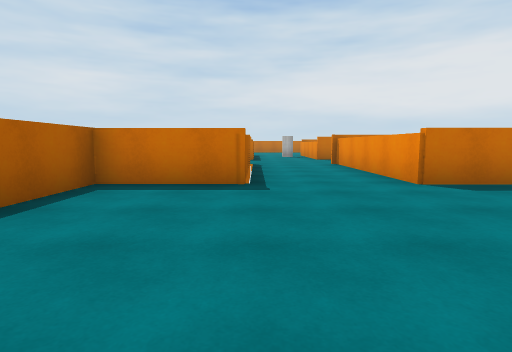
View 1 (above)

21 first-person views from a walk through a 3-D level made in the Unity game engine. The camera is 1.2 m above the floor, tilts 6° down and sees 80° across. The floor is counted in squares, 2 m on a side. Each view is taken from the middle of a square. On the plan, view 1 faces up. The plan holds only what a view shows up to about 9 squares ahead; the rest is blank. The player character is not drawn. Surface patterns are stand-ins for the level's own textures.

View 2
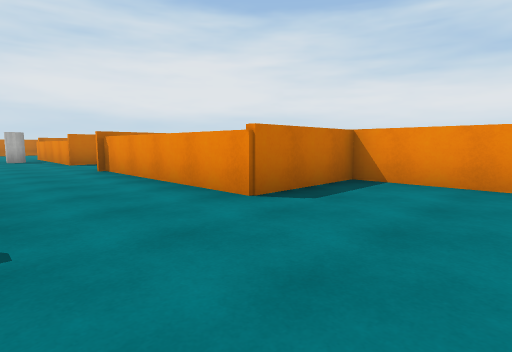

View 3
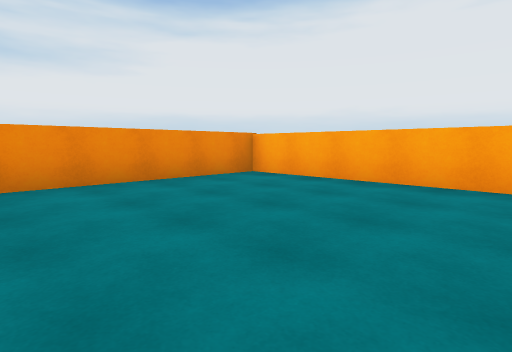

View 4
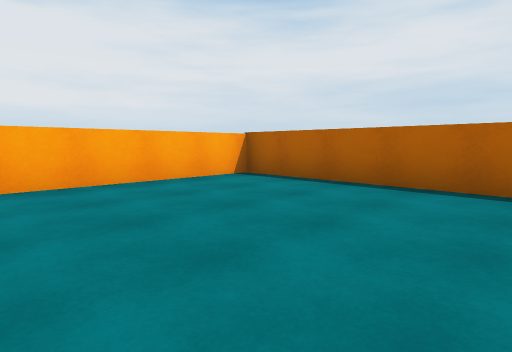

View 5
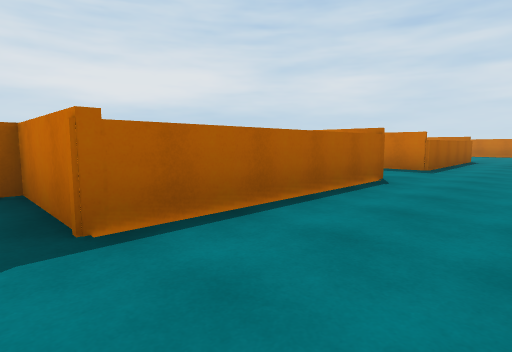

View 6
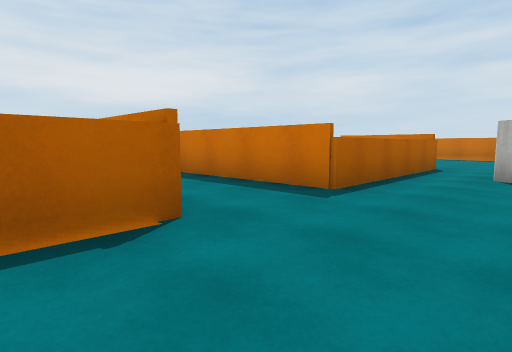

View 7
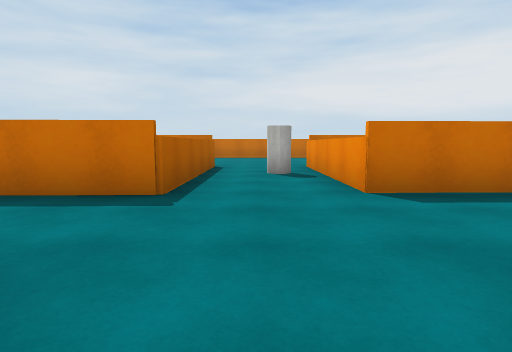

View 8
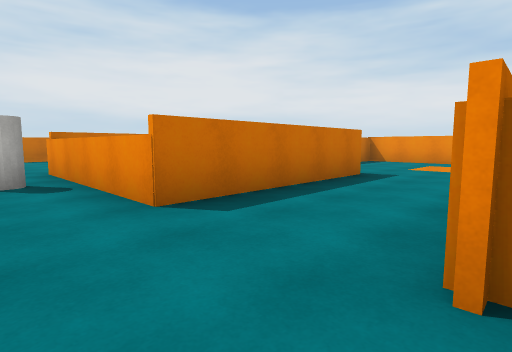

View 9
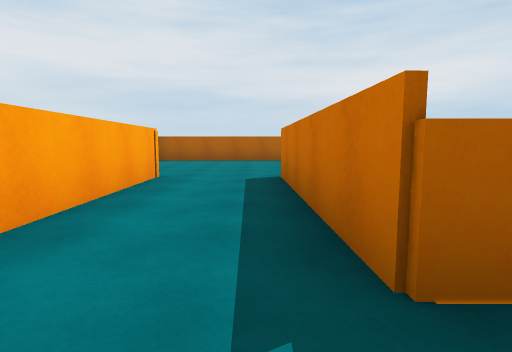

View 10
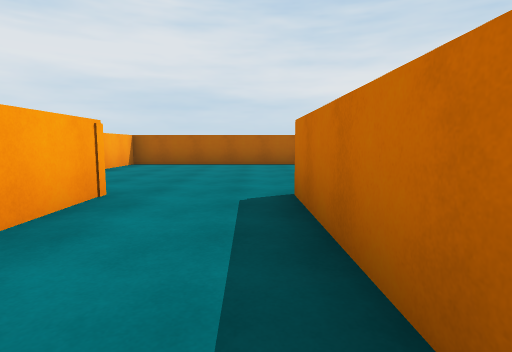

View 11
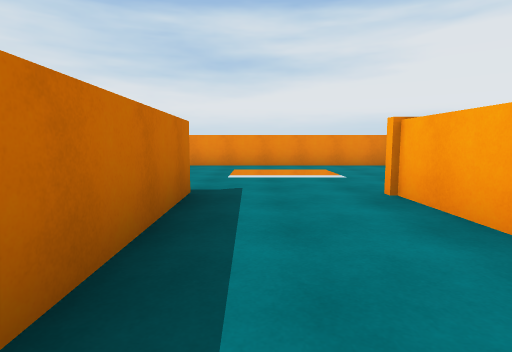

View 12
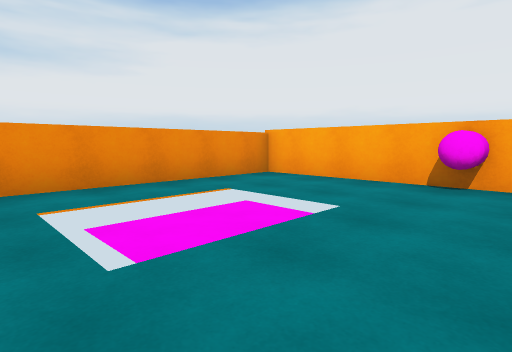

View 13
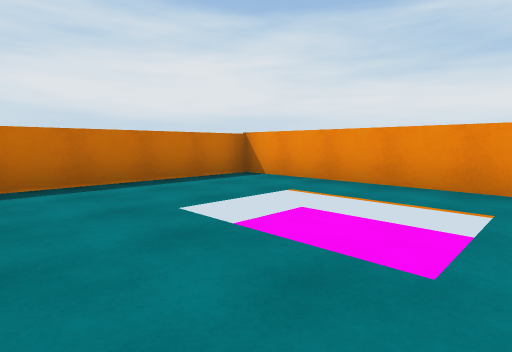

View 14
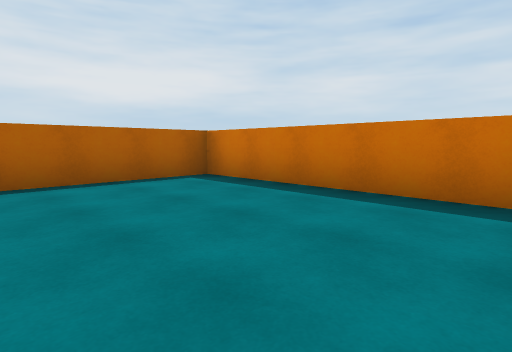

View 15
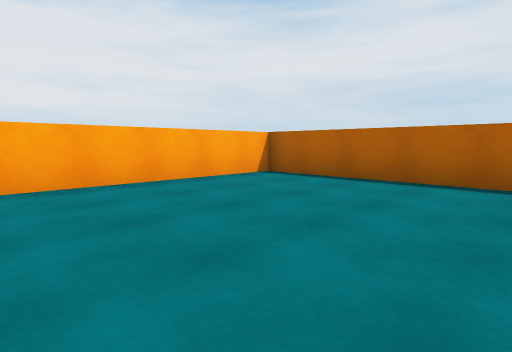

View 16
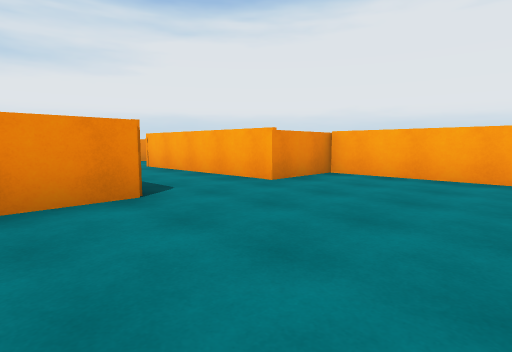

View 17
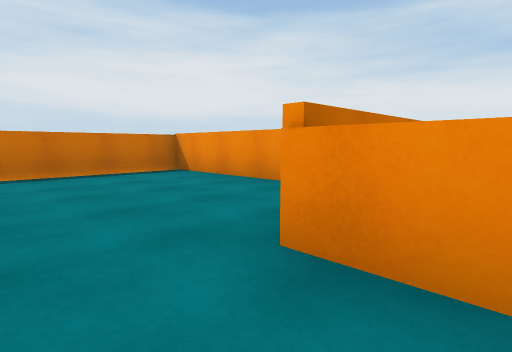

View 18
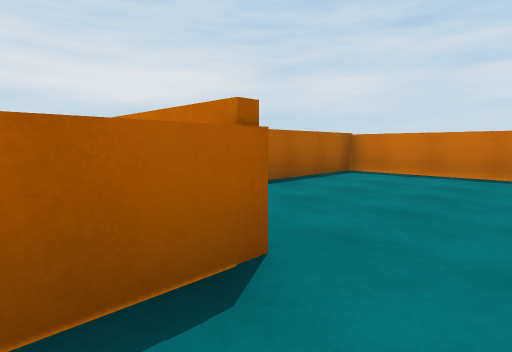

View 19
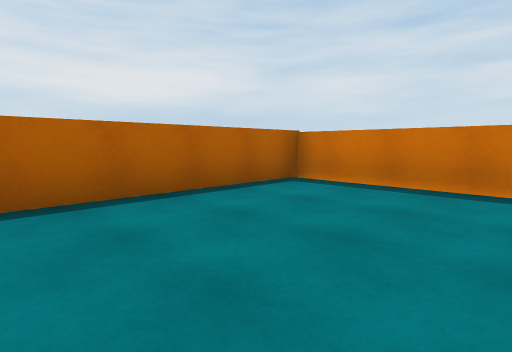

View 20
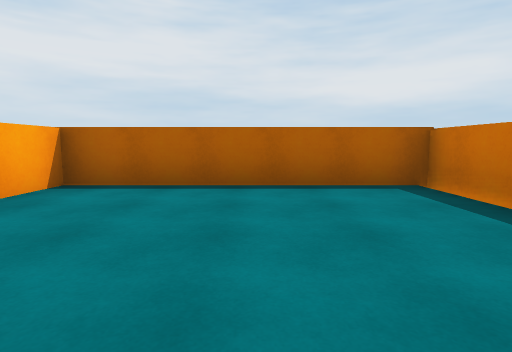

View 21
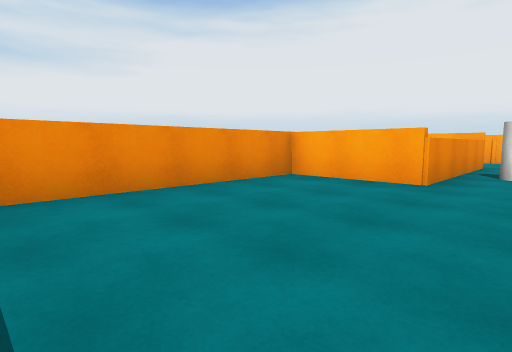

### Floor plan
Ten units are one square. View 1 is at (0, 0); x grows to the right and y downward. Boxes are objects, and circles mark ways between rooms. Rooms are numbered by the first view taken in them; rooms with no view inside come last. Other rooms are left out.
<svg viewBox="-105 -220 225 232">
<path fill="none" stroke="#000" d="M35 -92 22 -92M23 -116 23 -162M23 -118 37 -118M-46 -92 -1 -93 -1 -46 -24 -46 -24 7 48 7 48 -46 23 -46 23 -94M-1 -162 -1 -116 -47 -115M68 -117 23 -116M74 -71 115 -71 115 -116M49 -94 67 -95M105 -136 74 -136M-47 -115 -47 -128M-52 -136 -100 -136 -100 -74 -46 -74 -46 -92M6 -215 -24 -215 -24 -162 -12 -162M23 -162 48 -162 48 -215 15 -215M115 -116 115 -136 105 -136"/>
<rect x="5" y="-145" width="10" height="10" fill="#bbb"><title>cylinder</title></rect>
<circle cx="20" cy="-105" r="3" fill="#2a7"/>
<circle cx="-40" cy="-105" r="3" fill="#2a7"/>
<circle cx="15" cy="-165" r="3" fill="#2a7"/>
<circle cx="100" cy="-125" r="3" fill="#2a7"/>
<circle cx="110" cy="-110" r="3" fill="#2a7"/>
<text x="10" y="-60">1</text>
<text x="80" y="-100">2</text>
<text x="-70" y="-110">3</text>
<text x="10" y="-190">4</text>
<text x="110" y="-130">5</text>
</svg>
Room 1 opens to room 2. Room 1 opens to room 3. Room 1 opens to room 4. Room 2 opens to room 5.

Where each view was taken, in squares from view 1:
view 1: 0 up, 0 right, facing up
view 2: 2 up, 0 right, facing up-right
view 3: 4 up, 0 right, facing down-right
view 4: 4 up, 2 right, facing down-left
view 5: 4 up, 2 right, facing up-left
view 6: 8 up, 2 right, facing up-left
view 7: 8 up, 1 right, facing up
view 8: 9 up, 1 right, facing up-right
view 9: 11 up, 1 right, facing left
view 10: 11 up, 1 left, facing left
view 11: 11 up, 3 right, facing right
view 12: 12 up, 7 right, facing down-right
view 13: 9 up, 7 right, facing up-right
view 14: 10 up, 5 left, facing up-left
view 15: 12 up, 5 left, facing down-left
view 16: 13 up, 8 left, facing down-right
view 17: 15 up, 1 right, facing up-right
view 18: 15 up, 1 right, facing up-left
view 19: 17 up, 1 right, facing up-left
view 20: 19 up, 2 right, facing left
view 21: 21 up, 1 right, facing down-right
